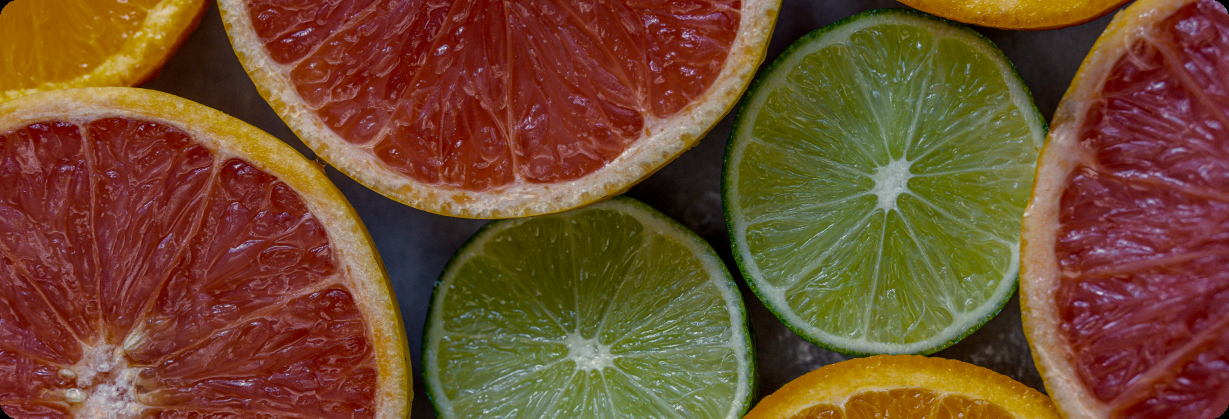
#> input picture frontend/src/assets/images/landingpage.png, 1229 x 419 px, found by its file name
$ python display.py
#> lines starting #> are read from the running program, lines starting #| are printed output that depends on the picture
import cv2
import numpy as np

image = cv2.imread('./landingpage.png')
#> image is the input picture: shape (419, 1229, 3); mean B, G, R 46.7, 75.6, 112.6
image = cv2.cvtColor(image, cv2.COLOR_BGR2GRAY)
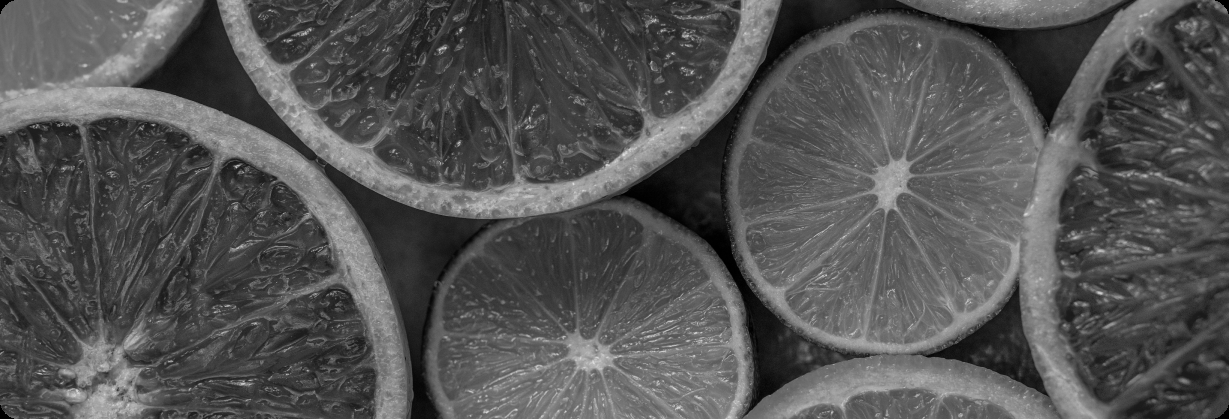
#> image: shape (419, 1229); min 0, max 222, mean 83.4
image = cv2.resize(image, (296, 128))
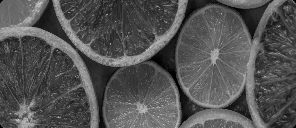
#> image: shape (128, 296); min 0, max 209, mean 83.3
# [4 lines of commented-out code are left out]

z = []
i = 0
print(image.shape)
#| (128, 296)
w, h = image.shape
#> w = 128; h = 296
a = []
q = []

string = ""
for x in range(h):
    for y in range(w - 1, -1, -1):
        if image[y, x] > 127: #127-255 putih, 0-126 hitam
            string += "0" #putih
        else:
            string += "1" #hitam

        if (len(string) == 8): #dikumpulin sampai 8 digit, terus mau dijadiin hexdesimal
            hexdecimal = hex(int(string, 2)).upper()
            a.append(hexdecimal) #buat debungging
            q.append(hexdecimal) #hasil yang mau di print e paper
            string = ""
        if (len(a) == 16):
            z.append(a)
            a = []
#> after the loop, a = []; hexdecimal = '0XFF'; string = ''

    # print()
for i, x in enumerate(z):
    print(i, x)

print(len(q))

f = open("generated.txt", "a")
n = 0
for i in q:
    f.write(i + ",")
    n += 1
    if n == 16:
        f.write("\n")
        n = 0
#> after the loop, n = 0
f.close()
